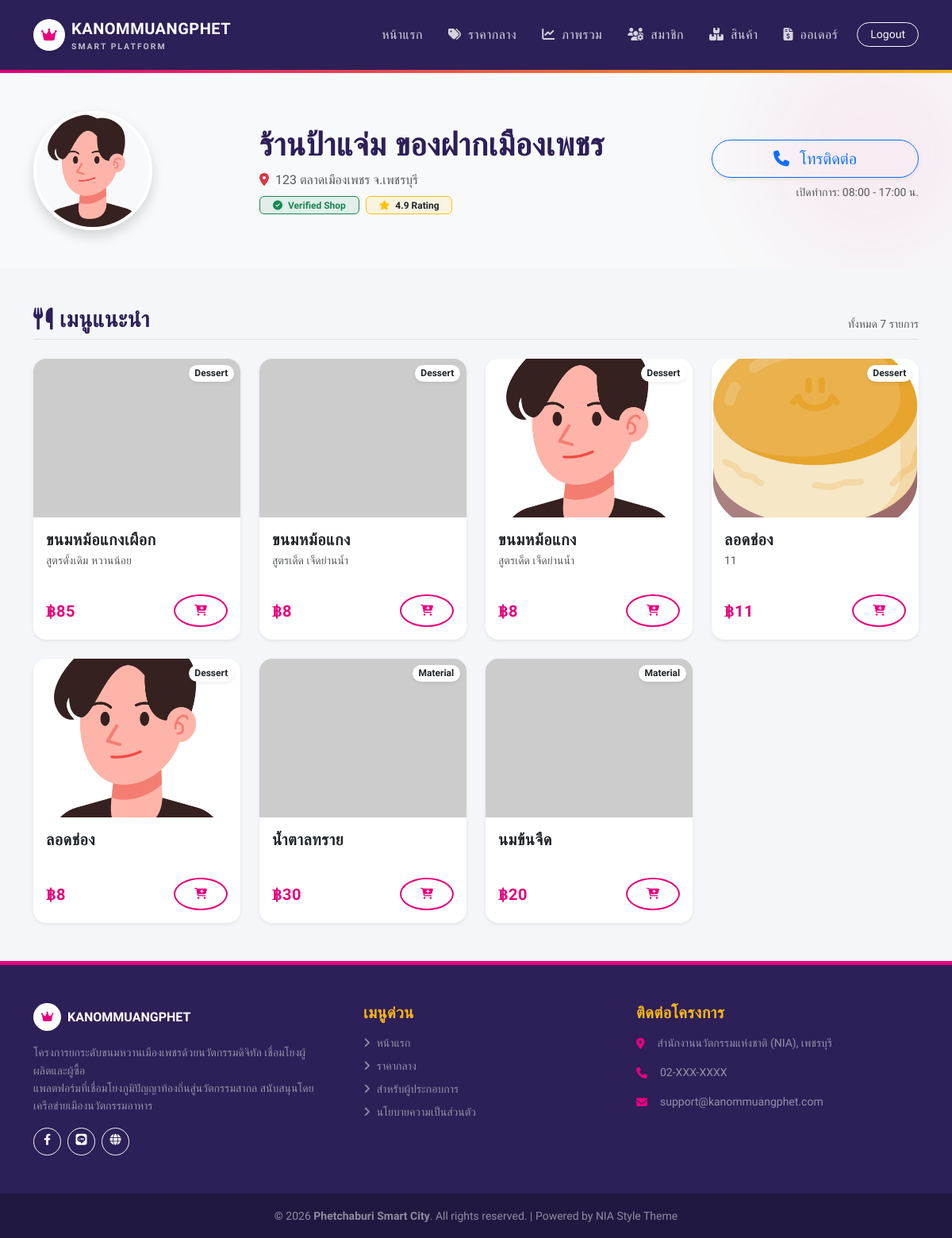
/shop_detail.php?id=102 (signed in), run on the app's committed database.
### tables this page shows
CREATE TABLE `users` (
  `id` int(11) NOT NULL,
  `role` enum('user','shop','admin') DEFAULT 'user',
  `line_id` varchar(255) DEFAULT NULL COMMENT 'เก็บ User ID จาก LINE Login',
  `email` varchar(255) DEFAULT NULL COMMENT 'Login ปกติ',
  `password` varchar(255) DEFAULT NULL COMMENT 'Login ปกติ (ถ้าผ่าน LINE อาจว่างได้)',
  `fullname` varchar(255) DEFAULT NULL COMMENT 'ชื่อผู้ซื้อ หรือ ชื่อเจ้าของร้าน',
  `phone` varchar(20) DEFAULT NULL,
  `profile_image` varchar(255) DEFAULT NULL COMMENT 'รูปโปรไฟล์ / โลโก้ร้าน',
  `address` text COMMENT 'ที่อยู่จัดส่ง (User) หรือ ที่ตั้งร้าน (Shop)',
  `shop_name` varchar(255) DEFAULT NULL COMMENT 'ชื่อร้านค้า',
  `bank_name` varchar(100) DEFAULT NULL COMMENT 'ชื่อธนาคาร เช่น กสิกรไทย, ไทยพาณิชย์',
  `bank_account` varchar(50) DEFAULT NULL COMMENT 'เลขที่บัญชี',
  `bank_account_name` varchar(255) DEFAULT NULL COMMENT 'ชื่อบัญชี',
  `qrcode_image` varchar(255) DEFAULT NULL COMMENT 'รูป QR Code รับเงิน (promptpay)',
  `created_at` timestamp NULL DEFAULT CURRENT_TIMESTAMP,
  `updated_at` timestamp NULL DEFAULT CURRENT_TIMESTAMP ON UPDATE CURRENT_TIMESTAMP,
  `latitude` double DEFAULT NULL COMMENT 'ละติจูด',
  `longitude` double DEFAULT NULL COMMENT 'ลองจิจูด'
);

CREATE TABLE `products` (
  `id` int(11) NOT NULL,
  `shop_id` int(11) NOT NULL COMMENT 'เจ้าของสินค้า (Link ไปยัง users.id)',
  `name` varchar(255) NOT NULL,
  `description` text,
  `price` decimal(10,2) NOT NULL DEFAULT '0.00',
  `stock_qty` int(11) DEFAULT '100',
  `category` varchar(256) DEFAULT 'dessert',
  `image` varchar(255) DEFAULT NULL,
  `status` varchar(256) DEFAULT 'active',
  `created_at` timestamp NULL DEFAULT CURRENT_TIMESTAMP,
  `central_id` int(11) DEFAULT NULL COMMENT 'อ้างอิง central_ingredients.id'
);

### function.php (called while the page is built, shortened)
<?php
function condb()
{
    global $config;
    $db_host = $config['database']['host'];
    $db_name = $config['database']['dbname'];
    $db_user = $config['database']['username'];
    $db_pass = $config['database']['password'];
    $charset = $config['database']['charset'];
    try {
        $dsn = "mysql:host=$db_host;dbname=$db_name;charset=$charset";
        $options = $config['database']['options'];
        $pdo = new PDO($dsn, $db_user, $db_pass, $options);
        return $pdo;
    } catch (PDOException $e) {
        die("Connection failed: " . $e->getMessage());
    }
}
function select($sql, $params = [])
{
    $pdo = condb();
    try {
        $stmt = $pdo->prepare($sql);
        $stmt->execute($params);
        return $stmt->fetchAll();
    } catch (PDOException $e) {
        return [];
    }
}
function selectOne($sql, $params = [])
{
    $pdo = condb();
    try {
        $stmt = $pdo->prepare($sql);
        $stmt->execute($params);
        return $stmt->fetch();
    } catch (PDOException $e) {
        return false;
    }
}

### shop_detail.php (the view, shortened to what this page needs)
<?php
require_once 'config.php';
require_once 'function.php';
$shop_id = $_GET['id'] ?? 0;
$sql_shop = "SELECT * FROM users WHERE id = ? AND role = 'shop'";
$shop = selectOne($sql_shop, [$shop_id]);
$sql_products = "SELECT * FROM products WHERE shop_id = ? AND status = 'active'";
$products = select($sql_products, [$shop_id]);
$theme = $config['theme'];
include 'includes/header.php';
include 'includes/navbar.php';
?>
<div class="bg-light py-5 position-relative overflow-hidden">
    <div style="position: absolute; top: -50px; right: -50px; width: 300px; height: 300px; background: <?= $theme['colors']['primary'] ?>; opacity: 0.05; border-radius: 50%; filter: blur(60px);"></div>
    <div class="container position-relative z-1">
        <div class="row align-items-center">
            <div class="col-md-3 text-center text-md-start mb-3 mb-md-0">
                <?php
                    $profile_img = $shop['profile_image'] ?? '';
                    if(empty($profile_img)) {
                        $profile_img = 'https://placehold.co/150x150?text=Shop+Logo';
                    } elseif(!filter_var($profile_img, FILTER_VALIDATE_URL)){
                         $profile_img = 'uploads/profiles/' . $profile_img;
                    }
                ?>
                <img src="<?= $profile_img ?>"
                     onerror="this.onerror=null; this.src='https://placehold.co/150x150?text=No+Image';"
                     class="rounded-circle shadow border border-4 border-white"
                     width="150" height="150" style="object-fit: cover;">
            </div>
            <div class="col-md-6 text-center text-md-start">
                <h1 class="fw-bold text-purple mb-2"><?= htmlspecialchars($shop['shop_name']) ?></h1>
                <p class="text-muted mb-2"><i class="fas fa-map-marker-alt me-2 text-danger"></i><?= htmlspecialchars($shop['address'] ?? 'ไม่ระบุที่อยู่') ?></p>
                <div class="d-flex gap-2 justify-content-center justify-content-md-start">
                    <span class="badge bg-success bg-opacity-10 text-success border border-success px-3">
                        <i class="fas fa-check-circle me-1"></i> Verified Shop
                    </span>
                    <span class="badge bg-warning bg-opacity-10 text-dark border border-warning px-3">
                        <i class="fas fa-star me-1 text-warning"></i> 4.9 Rating
                    </span>
                </div>
            </div>
            <div class="col-md-3 text-center text-md-end mt-4 mt-md-0">
                <?php if(isset($shop['line_id'])): ?>
                    <a href="#" class="btn btn-success btn-lg shadow-sm w-100 mb-2 rounded-pill"><i class="fab fa-line me-2"></i> ติดต่อร้านค้า</a>
                <?php else: ?>
                    <a href="tel:<?= $shop['phone'] ?>" class="btn btn-outline-primary btn-lg shadow-sm w-100 mb-2 rounded-pill"><i class="fas fa-phone me-2"></i> โทรติดต่อ</a>
                <?php endif; ?>
                <p class="small text-muted mb-0">เปิดทำการ: 08:00 - 17:00 น.</p>
            </div>
        </div>
    </div>
</div>
<div class="container py-5">
    <div class="d-flex justify-content-between align-items-end mb-4 border-bottom pb-2">
        <h3 class="fw-bold text-purple mb-0"><i class="fas fa-utensils me-2"></i>เมนูแนะนำ</h3>
        <span class="text-muted small">ทั้งหมด <?= count($products) ?> รายการ</span>
    </div>
    <div class="row g-4">
        <?php if (count($products) > 0): ?>
            <?php foreach ($products as $p): ?>
                <div class="col-md-6 col-lg-3">
                    <div class="card h-100 border-0 shadow-sm product-card" style="border-radius: 16px; overflow: hidden; transition: transform 0.3s;">
                        <div class="position-relative">
                            <?php
                                $img_url = $p['image'];
                                if(empty($img_url)) {
                                    $img_url = 'https://placehold.co/400x300?text=No+Image';
                                } elseif(!filter_var($img_url, FILTER_VALIDATE_URL)){
                                     $img_url = 'uploads/kanom/' . $img_url;
                                }
                            ?>
                            <img src="<?= $img_url ?>"
                                 onerror="this.onerror=null; this.src='https://placehold.co/400x300?text=No+Image';"
                                 class="card-img-top"
                                 alt="<?= htmlspecialchars($p['name']) ?>"
                                 style="height: 200px; object-fit: cover;">
                            <span class="position-absolute top-0 end-0 m-2 badge bg-white text-dark shadow-sm rounded-pill">
                                <?= ucfirst($p['category']) ?>
                            </span>
                        </div>
                        <div class="card-body d-flex flex-column">
                            <h5 class="card-title fw-bold text-dark mb-1"><?= htmlspecialchars($p['name']) ?></h5>
                            <p class="card-text text-muted small flex-grow-1 two-lines"><?= htmlspecialchars($p['description']) ?></p>
                            <div class="d-flex justify-content-between align-items-center mt-3">
                                <h5 class="fw-bold text-magenta mb-0">฿<?= number_format($p['price']) ?></h5>
                                <form action="process/cart_action.php" method="POST">
                                    <button type="submit" class="btn btn-sm btn-outline-nia rounded-circle" title="เพิ่มลงตะกร้า">
                                        <i class="fas fa-cart-plus"></i>
                                    </button>
                                </form>
                            </div>
                        </div>
                    </div>
                </div>
            <?php endforeach; ?>
        <?php endif; ?>
    </div>
</div>
<?php include 'includes/footer.php'; ?>

### assets/style.css (style rules this page uses)
:root { --nia-magenta: #E6007E; --nia-purple: #2D1F57; --nia-gold: #FDB913; --nia-bg: #F4F6F9; --text-dark: #333333; --text-muted: #6c757d; }
body { font-family: 'Kanit', sans-serif; background-color: var(--nia-bg); color: var(--text-dark); -webkit-font-smoothing: antialiased; }
h1, h2, h3, h4, h5, h6 { font-weight: 600; color: var(--nia-purple); letter-spacing: -0.5px; }
a { text-decoration: none; transition: all 0.2s ease; }
.text-magenta { color: var(--nia-magenta) !important; }
.text-purple { color: var(--nia-purple) !important; }
.btn-outline-nia { background-color: transparent; border: 2px solid var(--nia-magenta); color: var(--nia-magenta); border-radius: 50px; padding: 8px 24px; font-weight: 600; transition: all 0.3s ease; }
.card { border: none; background: white; transition: all 0.3s ease; }
.two-lines { display: -webkit-box; -webkit-line-clamp: 2; -webkit-box-orient: vertical; overflow: hidden; text-overflow: ellipsis; }

### shop_detail.php (style rules this page uses)
.two-lines { display: -webkit-box; -webkit-line-clamp: 2; -webkit-box-orient: vertical; overflow: hidden; }
.btn-outline-nia { color: var(--nia-magenta); border-color: var(--nia-magenta); }

### data on the page
users: shop_name "ร้านป้าแจ่ม ของฝากเมืองเพชร", address "123 ตลาดเมืองเพชร จ.เพชรบุรี"
products: category "Dessert", name "ขนมหม้อแกงเผือก", description "สูตรดั้งเดิม หวานน้อย", price "85"
products: category "Dessert", name "ขนมหม้อแกง", description "สูตรเด็ด เจ็ดย่านน้ำ", price "8"
products: category "Dessert", name "ขนมหม้อแกง", description "สูตรเด็ด เจ็ดย่านน้ำ", price "8"
products: shows a picture, category "Dessert", name "ลอดช่อง", description "11", price "11"
products: category "Dessert", name "ลอดช่อง", price "8"
products: category "Material", name "น้ำตาลทราย", price "30"
products: category "Material", name "นมข้นจืด", price "20"

### other printed values
count($products) "7"
$config['app']['desc'] "โครงการยกระดับขนมหวานเมืองเพชรด้วยนวัตกรรมดิจิทัล เชื่อมโยงผู้ผลิตและผู้ซื้อ"
$config['contact']['address'] "สำนักงานนวัตกรรมแห่งชาติ (NIA), เพชรบุรี"
$config['contact']['phone'] "02-XXX-XXXX"
$config['contact']['email'] "support@kanommuangphet.com"
